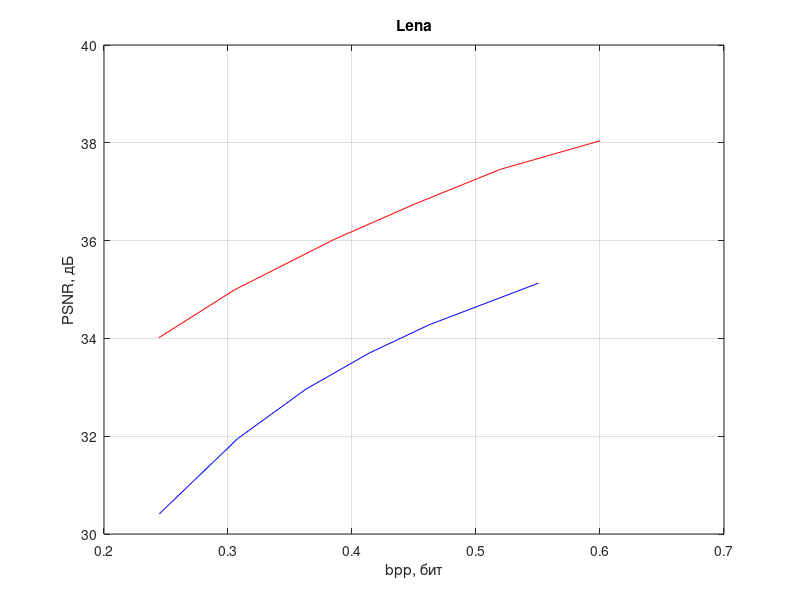

The MATLAB script that drew this image:
% JPEG
y = [30.4113 31.9483 32.9617 33.7045 34.2822 35.1293];
x = [0.2446 0.3077 0.3628 0.4142 0.4626 0.5503];
plot(x, y, 'b')
hold on
grid on
title('Lena')
xlabel('bpp, бит')
ylabel('PSNR, дБ')

% JPEG 200
y = [34.0133 34.9903 36.0225 36.7682  37.4569 38.0421];
x = [0.2442  0.3051 0.3854 0.4525 0.5196  0.6002];
plot(x, y, 'r')

% Контекстное кодирование
